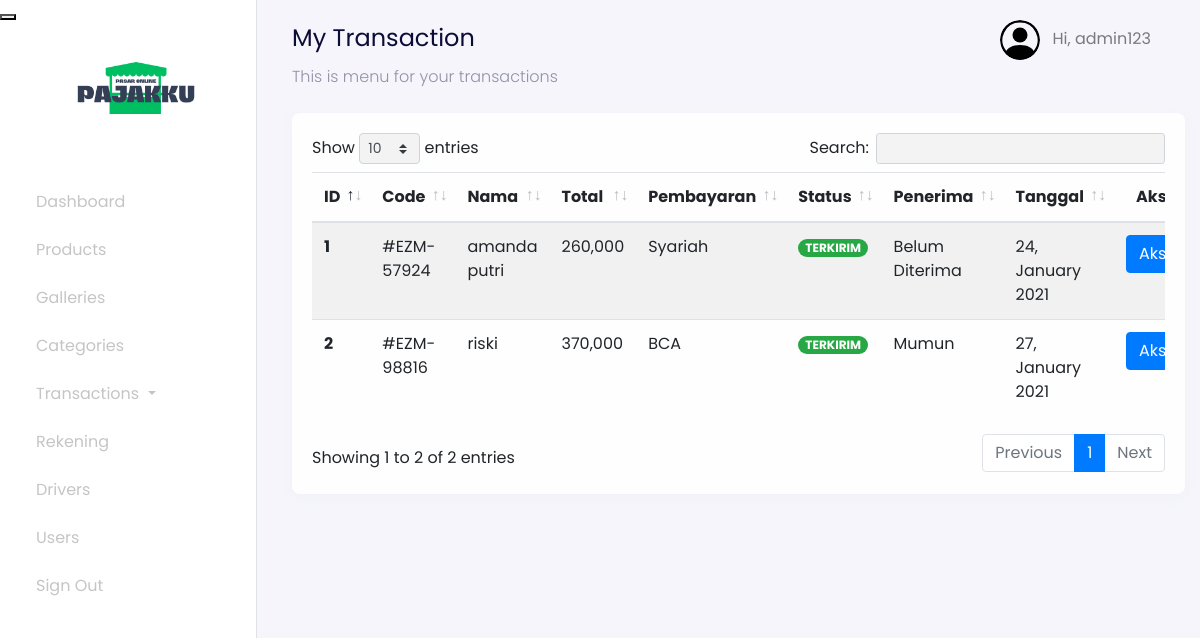
Screenshot of /admin/?page=transactions-sent (signed in) with the database file from the repository.
### tables this page shows
CREATE TABLE `users` (
  `id_user` int NOT NULL,
  `name` varchar(255) NOT NULL,
  `email` varchar(255) NOT NULL,
  `password` varchar(255) NOT NULL,
  `address` text,
  `phone_number` varchar(255) NOT NULL,
  `postal_code` varchar(191) NOT NULL,
  `roles` varchar(255) NOT NULL
);

CREATE TABLE `transactions` (
  `id_transaction` int NOT NULL,
  `user_id` int NOT NULL,
  `total_price` int NOT NULL,
  `city` varchar(255) NOT NULL,
  `rekening_id` int NOT NULL,
  `transaction_status` varchar(255) NOT NULL,
  `weight_total` int NOT NULL,
  `delivered` int NOT NULL,
  `photo_transaction` varchar(255) NOT NULL,
  `code` varchar(255) NOT NULL,
  `receiver` varchar(255) NOT NULL,
  `time_arrived` timestamp NULL DEFAULT NULL,
  `created_at` timestamp NOT NULL DEFAULT CURRENT_TIMESTAMP
);

CREATE TABLE `rekening_numbers` (
  `id_rekening` int NOT NULL,
  `bank_name` varchar(255) NOT NULL,
  `number` varchar(255) NOT NULL,
  `rekening_name` varchar(255) NOT NULL
);

### config/config.php (called while the page is built, shortened)
<?php
$host = 'localhost';
$user = 'root';
$password = '';
$dbname = 'pajakku';
$conn = mysqli_connect($host, $user, $password, $dbname);
function query($query)
{
    global $conn;
    $result = mysqli_query($conn, $query);
    $rows = [];
    while ($row = mysqli_fetch_assoc($result)) {
        $rows[] = $row;
    }
    return $rows;
}
?>

### admin/transaction/dashboard-transactions-sent.php (the view, shortened to what this page needs)
<nav
  class="navbar navbar-expand-lg navbar-light navbar-store fixed-top"
  data-aos="fade-down"
>
  <div class="container-fluid">
    <div class="collpase navbar-collapse" id="navbarResponsive">
      <ul class="navbar-nav d-none d-lg-flex ml-auto">
        <li class="nav-item dropdown">
          <a
            href="#"
            class="nav-link"
            id="navbarDropdown"
            role="button"
            data-toggle="dropdown"
          >
          <img
              src="../assets/images/person-circle.svg"
              alt="profile"
              height="40px"
              class="rounded-circle mr-2 profile-picture"
            />
            <?php
              $id_user = $_SESSION['user'];
              $user = query("SELECT * FROM users WHERE id_user = $id_user")[0];
            ?>
            Hi, <?= $user["name"]; ?>
          </a>
        </li>
      </ul>
    </div>
  </div>
</nav>
<div class="section-content section-dashboard-home" data-aos="fade-up">
  <div class="container-fluid">
    <div class="dashboard-heading">
      <h2 class="dashboard-title">My Transaction</h2>
      <p class="dashboard-subtitle">This is menu for your transactions</p>
    </div>
    <div class="dashboard-content">
      <div class="row mt-4">
        <div class="col-12">
          <div class="card">
            <div class="card-body">
              <div class="row">
                <div class="col-12">
                  <div class="table-responsive">
                    <table class="table table-striped table-hover" id="table">
                      <thead>
                        <tr>
                          <th scope="col">ID</th>
                          <th scope="col">Code</th>
                          <th scope="col">Nama</th>
                          <th scope="col">Total</th>
                          <th scope="col">Pembayaran</th>
                          <th scope="col">Status</th>
                          <th scope="col">Penerima</th>
                          <th scope="col">Tanggal</th>
                          <th scope="col" class="text-center">Aksi</th>
                        </tr>
                      </thead>
                      <tbody>
                        <?php
                          $no = 1;
                          $query = "SELECT * FROM transactions INNER JOIN users ON transactions.user_id = users.id_user INNER JOIN rekening_numbers ON transactions.rekening_id = rekening_numbers.id_rekening WHERE transaction_status = 'TERKIRIM'";
                          $transactions = query($query);
                        ?>
                        <?php foreach ($transactions as $transaction) : ?>
                          <tr>
                            <th scope="row"><?= $no; ?></th>
                            <td>#<?= $transaction["code"]; ?></td>
                            <td><?= $transaction["name"]; ?></td>
                            <td><?= number_format($transaction["total_price"]); ?></td>
                            <td><?= $transaction["bank_name"]; ?></td>
                            <td>
                              <?php if ($transaction["transaction_status"] == "BELUM KONFIRMASI") : ?>
                                <span class="badge badge-pill badge-danger"><?= $transaction["transaction_status"]; ?></span>
                              <?php elseif($transaction["transaction_status"] == "TERKONFIRMASI"): ?>
                              <span class="badge badge-pill badge-warning"><?= $transaction["transaction_status"]; ?></span>
                              <?php elseif($transaction["transaction_status"] == "PICKUP") : ?>
                                <span class="badge badge-pill badge-primary"><?= $transaction["transaction_status"]; ?></span>
                              <?php else: ?>
                                <span class="badge badge-pill badge-success"><?= $transaction["transaction_status"]; ?></span>
                              <?php endif; ?>
                            </td>
                            <?php if (isset($transaction["receiver"])) : ?>
                              <td><?= $transaction["receiver"] ? $transaction['receiver'] : 'Belum Diterima'; ?></td>
                            <?php endif;?>
                            <?php
                              $tanggal = $transaction["created_at"];
                            ?>
                            <td><?= date('d, F Y', strtotime($tanggal)); ?></td>
                            <td style="width: 17%; text-align: center;">
                              <div class="dropdown">
                                <button class="btn btn-primary dropdown-toggle" type="button" id="dropdownMenuButton" data-toggle="dropdown" aria-haspopup="true" aria-expanded="false">
                                  Aksi
                                </button>
                              </div>
                            </td>
                          </tr>
                          <?php $no++ ?>
                        <?php endforeach;?>
                      </tbody>
                    </table>
                  </div>
                </div>
              </div>
            </div>
          </div>
        </div>
      </div>
    </div>
  </div>
</div>

### rows the page displays
users: name "admin123"
transactions: code "EZM-57924", user.name "amanda putri", total_price "260,000", rekening_numbers.bank_name "Syariah", transaction_status "TERKIRIM", receiver "Belum Diterima", created_at "24, January 2021"
transactions: code "EZM-98816", user.name "riski", total_price "370,000", rekening_numbers.bank_name "BCA", transaction_status "TERKIRIM", receiver "Mumun", created_at "27, January 2021"
